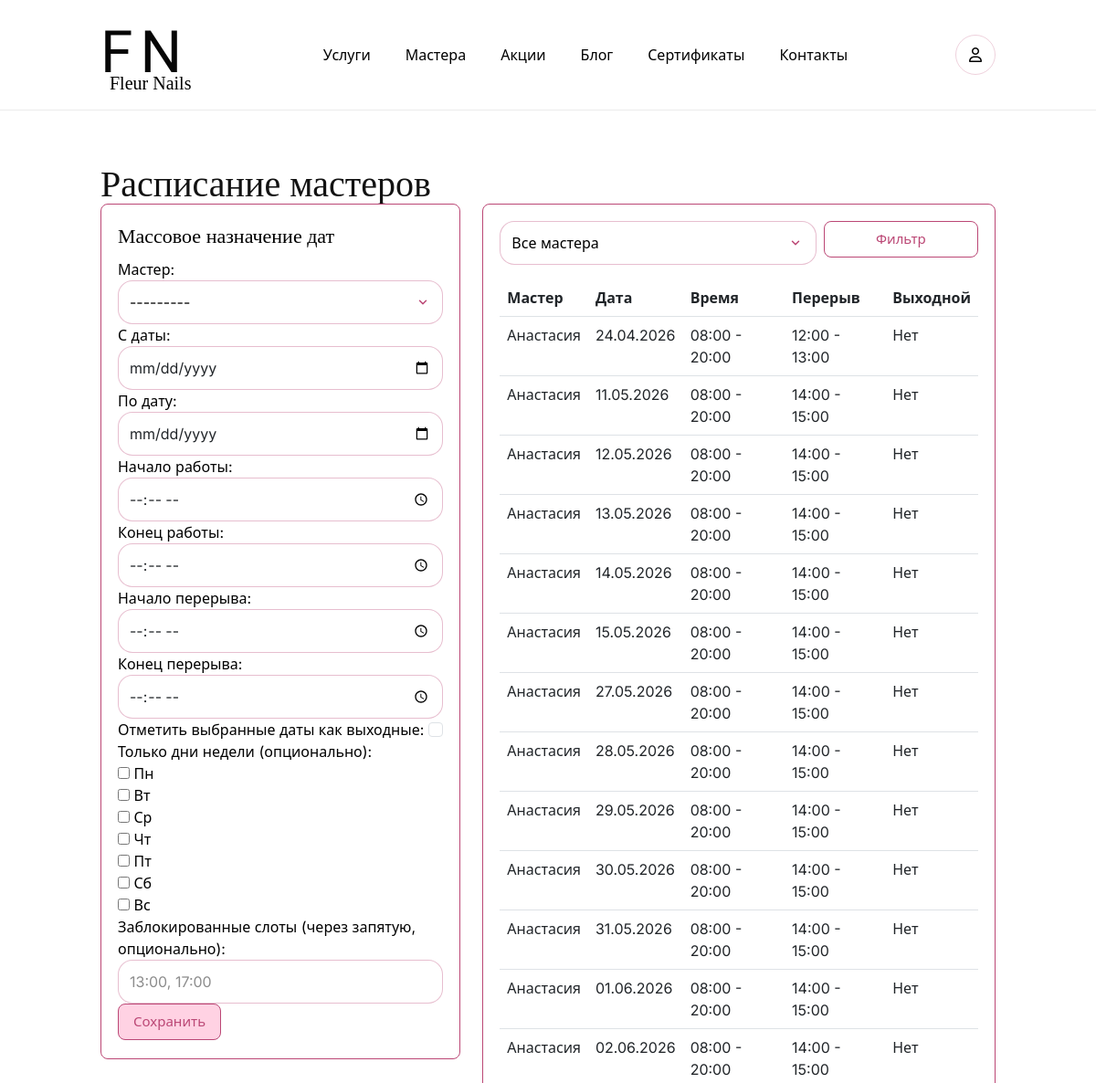
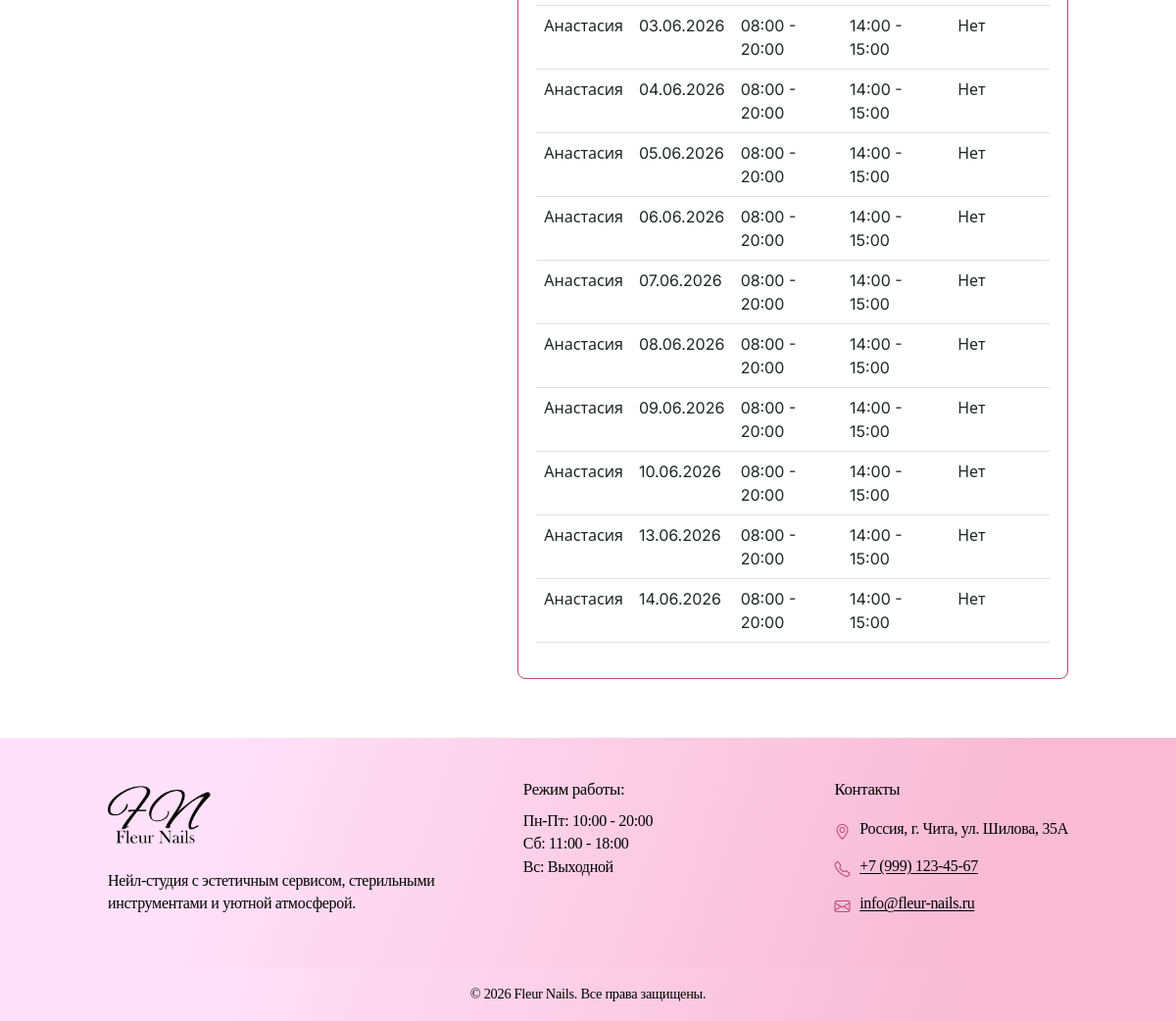
/dashboard/schedule/ (signed in), run on the app's committed database (2 pictures, top to bottom).
### main/models.py (models this page shows)
class Schedule(models.Model):
    master = models.ForeignKey(Master, on_delete=models.CASCADE, related_name="date_schedules")
    work_date = models.DateField("Дата работы")
    start_time = models.TimeField("Начало работы")
    end_time = models.TimeField("Конец работы")
    break_start = models.TimeField("Начало перерыва", null=True, blank=True)
    break_end = models.TimeField("Конец перерыва", null=True, blank=True)
    blocked_slots = models.JSONField("Заблокированные слоты", default=list, blank=True)
    is_day_off = models.BooleanField("Выходной", default=False)
    class Meta:
        verbose_name = "Расписание мастера"
        verbose_name_plural = "Расписание мастеров"
        unique_together = ("master", "work_date")
        ordering = ["work_date", "start_time"]

class Master(models.Model):
    SPECIALIZATION_CHOICES = [
        ("manicure", "Маникюр"),
        ("pedicure", "Педикюр"),
        ("design", "Дизайн"),
        ("all", "Все направления"),
    ]
    user = models.OneToOneField(
        CustomUser,
        on_delete=models.CASCADE,
        primary_key=True,
        limit_choices_to={"role": CustomUser.Role.MASTER},
        related_name="master_profile",
    )
    bio = models.TextField("О мастере", max_length=1000, blank=True)
    experience = models.PositiveIntegerField("Стаж (лет)", default=1)
    work_experience = models.CharField("Опыт работы (текст)", max_length=150, blank=True)
    specialization = models.CharField(
        "Специализация", max_length=20, choices=SPECIALIZATION_CHOICES, default="all"
    )
    certificates = models.TextField("Сертификаты", blank=True)
    can_publish_blog = models.BooleanField("Может публиковать статьи", default=False)
    social_instagram = models.URLField("Instagram", blank=True, null=True)
    rating = models.DecimalField("Рейтинг", max_digits=3, decimal_places=2, default=Decimal("0.00"))
    photo = models.ImageField("Фото мастера", upload_to="masters/", blank=True, null=True)
    services = models.ManyToManyField(Service, verbose_name="Услуги", blank=True)
    is_active = models.BooleanField("Работает", default=True)
    created_at = models.DateTimeField("Дата добавления", auto_now_add=True)
    class Meta:
        verbose_name = "Мастер"
        verbose_name_plural = "Мастера"
    def __str__(self):
        return self.user.get_full_name() or self.user.username
    @property
    def full_name(self):
        return self.user.get_full_name() or self.user.username

### users/models.py (models this page shows, shortened)
class CustomUser(AbstractUser):
    class Role(models.TextChoices):
        CLIENT = 'CLIENT', 'Клиент'
        MASTER = 'MASTER', 'Мастер'
        ADMIN = 'ADMIN', 'Администратор'
    role = models.CharField(
        max_length=50,
        choices=Role.choices,
        default=Role.CLIENT,
        verbose_name='Роль'
    )
    phone = models.CharField(
        max_length=20,
        blank=True,
        verbose_name='Номер телефона'
    )
    avatar = models.ImageField(
        'Аватар',
        upload_to='avatars/',
        blank=True,
        null=True
    )
    class Meta:
        verbose_name = 'Пользователь'
        verbose_name_plural = 'Пользователи'

### main/views.py (the view)
# urls.py: path('dashboard/schedule/', views.schedule_dashboard, name='schedule_dashboard'),
@login_required
def schedule_dashboard(request):
    if request.user.role != "ADMIN" and not request.user.is_superuser:
        return redirect("main:index")
    if request.method == "POST":
        bulk_form = ScheduleBulkForm(request.POST)
        if bulk_form.is_valid():
            master = bulk_form.cleaned_data["master"]
            date_from = bulk_form.cleaned_data["date_from"]
            date_to = bulk_form.cleaned_data["date_to"]
            start_time = bulk_form.cleaned_data["start_time"]
            end_time = bulk_form.cleaned_data["end_time"]
            break_start = bulk_form.cleaned_data.get("break_start")
            break_end = bulk_form.cleaned_data.get("break_end")
            is_day_off = bool(bulk_form.cleaned_data.get("is_day_off"))
            weekdays = set(int(x) for x in (bulk_form.cleaned_data.get("weekdays") or []))
            blocked_slots_raw = (bulk_form.cleaned_data.get("blocked_slots") or "").strip()
            blocked_slots = (
                [s.strip() for s in blocked_slots_raw.split(",") if s.strip()] if blocked_slots_raw else []
            )
            updated = 0
            current = date_from
            while current <= date_to:
                if weekdays and current.weekday() not in weekdays:
                    current += timedelta(days=1)
                    continue
                Schedule.objects.update_or_create(
                    master=master,
                    work_date=current,
                    defaults={
                        "start_time": start_time,
                        "end_time": end_time,
                        "break_start": break_start,
                        "break_end": break_end,
                        "is_day_off": is_day_off,
                        "blocked_slots": blocked_slots,
                    },
                )
                updated += 1
                current += timedelta(days=1)
            messages.success(request, f"Расписание сохранено для дат: {updated}.")
            return redirect("main:schedule_dashboard")
    else:
        bulk_form = ScheduleBulkForm()
    master_id = request.GET.get("master")
    schedules = Schedule.objects.all().select_related("master")
    if master_id:
        schedules = schedules.filter(master_id=master_id)
    return render(
        request,
        "main/dashboard/schedule_manage.html",
        {
            "bulk_form": bulk_form,
            "schedules": schedules,
            "masters": Master.objects.filter(is_active=True),
        },
    )

### templates/main/dashboard/schedule_manage.html (shortened to what this page needs)
{% extends 'main/base.html' %}
{% block content %}
<div class="fn-container">
    <section class="fn-section">
    <h1 class="fn-title" style="font-size:40px;">Расписание мастеров</h1>
    <div class="row g-4">
        <div class="col-lg-5">
            <div class="fn-card">
                <div class="fn-card__body">
                <div class="fn-card__title" style="font-size:22px;">Массовое назначение дат</div>
                <form method="post">
                    {{ bulk_form.as_p }}
                    <button type="submit" class="fn-btn fn-btn--hero-primary fn-btn--page-sm">Сохранить</button>
                </form>
                </div>
            </div>
        </div>
        <div class="col-lg-7">
            <div class="fn-card">
                <div class="fn-card__body">
                <form method="get" class="row g-2 mb-3">
                    <div class="col-md-8">
                        <select name="master" class="form-control">
                            <option value="">Все мастера</option>
                        </select>
                    </div>
                    <div class="col-md-4"><button type="submit" class="fn-btn fn-btn--hero-outline fn-btn--page-sm w-100">Фильтр</button></div>
                </form>
                <div class="table-responsive">
                    <table class="table table-hover">
                        <thead>
                            <tr><th>Мастер</th><th>Дата</th><th>Время</th><th>Перерыв</th><th>Выходной</th></tr>
                        </thead>
                        <tbody>
                            {% for s in schedules %}
                                <tr>
                                    <td>{{ s.master.full_name }}</td>
                                    <td>{{ s.work_date|date:"d.m.Y" }}</td>
                                    <td>{{ s.start_time|time:"H:i" }} - {{ s.end_time|time:"H:i" }}</td>
                                    <td>{% if s.break_start %}{{ s.break_start|time:"H:i" }} - {{ s.break_end|time:"H:i" }}{% else %}-{% endif %}</td>
                                    <td>{% if s.is_day_off %}Да{% else %}Нет{% endif %}</td>
                                </tr>
                            {% empty %}
                                <tr><td colspan="5" class="text-muted">Расписание пока не добавлено.</td></tr>
                            {% endfor %}
                        </tbody>
                    </table>
                </div>
                </div>
            </div>
        </div>
    </div>
</section>
</div>
{% endblock %}

### static/css/globals.css (style rules this page uses)
*, *::before, *::after { box-sizing: border-box; }
html, body { height: 100%; }
body { margin: 0; background: #ffffff; color: #000000; -webkit-font-smoothing: antialiased; -moz-osx-font-smoothing: grayscale; }
input, button, textarea, select { font: inherit; }
:root { --fn-bg: #ffffff; --fn-text: #000000; --fn-muted: rgba(0, 0, 0, 0.72); --fn-figma-border: #bb4775; --fn-figma-cta-fill: #ffd2e3; --fn-figma-cta-alt: #f8bbd3; --fn-figma-heading: #121212; --fn-figma-logo: #060606; --fn-accent: var(--fn-figma-border); --fn-accent-2: #c8b6e2; --fn-border: rgba(187, 71, 117, 0.35); --fn-border-soft: rgba(187, 71, 117, 0.25); --fn-radius-lg: 40px; --fn-radius-md: 24px; --fn-radius-sm: 16px; --fn-radius-ui: 8px; --fn-radius-btn-sm: 4px; --fn-shadow: 0 6px 24px rgba(187, 71, 117, 0.12); --fn-shadow-soft: 0 4px 20px rgba(0, 0, 0, 0.06); --fn-font-brand: "Alex Brush", cursive; --fn-font-title: "Libre Baskerville", "Baskerville Old Face", Georgia, "Times New Roman", serif; --fn-font-body: "Inter", system-ui, -apple-system, Segoe UI, Roboto, Arial, sans-serif; --fn-pink: var(--fn-figma-cta-fill); --fn-pink-soft: #ffe1f9; --fn-pink-deep: var(--fn-figma-border); --fn-pink-border: var(--fn-figma-border); --fn-pink-hover: #a63d66; --fn-input-autofill-bg: #fef5fa; }
body { font-family: var(--fn-font-body); }
h1, h2, h3, h4, h5, h6 { font-family: var(--fn-font-title); margin: 0; }
p { margin: 0; }
.fn-container { width: 100%; max-width: 1440px; margin: 0 auto; padding: 0 110px; }

### static/css/style.css (style rules this page uses)
.fn-section { padding: 60px 0; }
.fn-title { font-family: var(--fn-font-title); font-size: 48px; line-height: 1.05; }
.fn-card { border: 1px solid var(--fn-border); border-radius: var(--fn-radius-md); background: #fff; box-shadow: var(--fn-shadow); overflow: hidden; }
.fn-card__body { padding: 18px 18px 20px; }
.fn-card__title { font-family: var(--fn-font-title); font-size: 24px; margin-bottom: 8px; }
.btn, .form-control, .form-select, .table, .card { border-radius: var(--fn-radius-sm) !important; }
.form-control, .form-select { border: 1px solid var(--fn-border) !important; min-height: 48px; }
.fn-page-site select.form-control, .fn-page-site select.form-select, .fn-page-site .form-select { appearance: none; -webkit-appearance: none; -moz-appearance: none; background-color: #fff; color: var(--fn-text); accent-color: var(--fn-figma-border); cursor: pointer; }
.fn-page-site select.form-control:not([multiple]):not([size]), .fn-page-site select.form-select:not([multiple]):not([size]), .fn-page-site .form-select:not([multiple]):not([size]) { padding-right: 2.75rem; background-repeat: no-repeat; background-position: right 0.9rem center; background-size: 14px 14px; }
.fn-page-site select.form-control option, .fn-page-site select.form-select option, .fn-page-site .form-select option { background-color: #fff; color: var(--fn-text); }
.fn-page-site .form-control::placeholder { color: rgba(0, 0, 0, 0.45); }
.fn-btn { display: inline-flex; align-items: center; justify-content: center; box-sizing: border-box; cursor: pointer; text-decoration: none; font-family: var(--fn-font-body); font-weight: 400; border-radius: var(--fn-radius-ui); transition: background 0.2s ease, color 0.2s ease, border-color 0.2s ease, transform 0.15s ease; }
.fn-btn--hero-primary, .fn-btn--hero-outline { min-height: 59px; min-width: min(296px, 100%); padding: 9px 16px; font-size: 1.5rem; line-height: 22px; border: 2px solid var(--fn-figma-border); }
.fn-btn--hero-primary { background: var(--fn-figma-cta-fill); color: var(--fn-figma-border); }
.fn-btn--hero-outline { background: #ffffff; color: var(--fn-figma-border); }
.fn-btn--page-sm { min-height: 40px; min-width: 0; padding: 8px 16px; font-size: 0.9375rem; line-height: 1.25; border-width: 1px; }
.fn-btn--page-sm.fn-btn--cta-wide, .fn-btn--page-sm.fn-btn--hero-primary, .fn-btn--page-sm.fn-btn--hero-outline { min-height: 40px; min-width: 0; max-width: 16rem; width: auto; }
.fn-btn--page-sm.w-100 { max-width: none; width: 100%; }
.fn-page-site .fn-title { font-family: var(--fn-font-title); color: var(--fn-figma-heading); }
.fn-page-site .fn-card { border: 1px solid var(--fn-figma-border); border-radius: var(--fn-radius-ui); box-shadow: none; }
.fn-page-site .fn-card__title { font-family: var(--fn-font-title); font-weight: 400; }

### data on the page
Schedule: master.full_name "Анастасия", work_date "24.04.2026", start_time "08:00", end_time "20:00", break_start "12:00", break_end "13:00", is_day_off "Нет"
Schedule: master.full_name "Анастасия", work_date "11.05.2026", start_time "08:00", end_time "20:00", break_start "14:00", break_end "15:00", is_day_off "Нет"
Schedule: master.full_name "Анастасия", work_date "12.05.2026", start_time "08:00", end_time "20:00", break_start "14:00", break_end "15:00", is_day_off "Нет"
Schedule: master.full_name "Анастасия", work_date "13.05.2026", start_time "08:00", end_time "20:00", break_start "14:00", break_end "15:00", is_day_off "Нет"
Schedule: master.full_name "Анастасия", work_date "14.05.2026", start_time "08:00", end_time "20:00", break_start "14:00", break_end "15:00", is_day_off "Нет"
Schedule: master.full_name "Анастасия", work_date "15.05.2026", start_time "08:00", end_time "20:00", break_start "14:00", break_end "15:00", is_day_off "Нет"
Schedule: master.full_name "Анастасия", work_date "27.05.2026", start_time "08:00", end_time "20:00", break_start "14:00", break_end "15:00", is_day_off "Нет"
Schedule: master.full_name "Анастасия", work_date "28.05.2026", start_time "08:00", end_time "20:00", break_start "14:00", break_end "15:00", is_day_off "Нет"
Schedule: master.full_name "Анастасия", work_date "29.05.2026", start_time "08:00", end_time "20:00", break_start "14:00", break_end "15:00", is_day_off "Нет"
Schedule: master.full_name "Анастасия", work_date "30.05.2026", start_time "08:00", end_time "20:00", break_start "14:00", break_end "15:00", is_day_off "Нет"
Schedule: master.full_name "Анастасия", work_date "31.05.2026", start_time "08:00", end_time "20:00", break_start "14:00", break_end "15:00", is_day_off "Нет"
Schedule: master.full_name "Анастасия", work_date "01.06.2026", start_time "08:00", end_time "20:00", break_start "14:00", break_end "15:00", is_day_off "Нет"
Schedule: master.full_name "Анастасия", work_date "02.06.2026", start_time "08:00", end_time "20:00", break_start "14:00", break_end "15:00", is_day_off "Нет"
Schedule: master.full_name "Анастасия", work_date "03.06.2026", start_time "08:00", end_time "20:00", break_start "14:00", break_end "15:00", is_day_off "Нет"
Schedule: master.full_name "Анастасия", work_date "04.06.2026", start_time "08:00", end_time "20:00", break_start "14:00", break_end "15:00", is_day_off "Нет"
Schedule: master.full_name "Анастасия", work_date "05.06.2026", start_time "08:00", end_time "20:00", break_start "14:00", break_end "15:00", is_day_off "Нет"
Schedule: master.full_name "Анастасия", work_date "06.06.2026", start_time "08:00", end_time "20:00", break_start "14:00", break_end "15:00", is_day_off "Нет"
Schedule: master.full_name "Анастасия", work_date "07.06.2026", start_time "08:00", end_time "20:00", break_start "14:00", break_end "15:00", is_day_off "Нет"
Schedule: master.full_name "Анастасия", work_date "08.06.2026", start_time "08:00", end_time "20:00", break_start "14:00", break_end "15:00", is_day_off "Нет"
Schedule: master.full_name "Анастасия", work_date "09.06.2026", start_time "08:00", end_time "20:00", break_start "14:00", break_end "15:00", is_day_off "Нет"
Schedule: master.full_name "Анастасия", work_date "10.06.2026", start_time "08:00", end_time "20:00", break_start "14:00", break_end "15:00", is_day_off "Нет"
Schedule: master.full_name "Анастасия", work_date "13.06.2026", start_time "08:00", end_time "20:00", break_start "14:00", break_end "15:00", is_day_off "Нет"
Schedule: master.full_name "Анастасия", work_date "14.06.2026", start_time "08:00", end_time "20:00", break_start "14:00", break_end "15:00", is_day_off "Нет"
